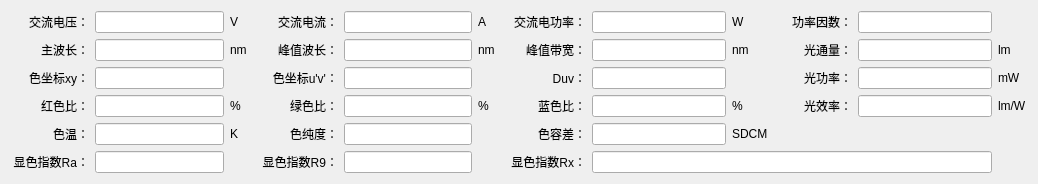
<?xml version="1.0" encoding="UTF-8"?>
<ui version="4.0">
 <class>HDetailWidget2000AC</class>
 <widget class="QWidget" name="HDetailWidget2000AC">
  <property name="geometry">
   <rect>
    <x>0</x>
    <y>0</y>
    <width>1038</width>
    <height>168</height>
   </rect>
  </property>
  <property name="windowTitle">
   <string>Form</string>
  </property>
  <layout class="QGridLayout" name="gridLayout">
   <item row="0" column="0">
    <widget class="QLabel" name="label_2">
     <property name="minimumSize">
      <size>
       <width>78</width>
       <height>0</height>
      </size>
     </property>
     <property name="text">
      <string>交流电压：</string>
     </property>
     <property name="alignment">
      <set>Qt::AlignRight|Qt::AlignTrailing|Qt::AlignVCenter</set>
     </property>
    </widget>
   </item>
   <item row="0" column="1">
    <widget class="QLineEdit" name="lineEdit_051">
     <property name="minimumSize">
      <size>
       <width>100</width>
       <height>0</height>
      </size>
     </property>
     <property name="alignment">
      <set>Qt::AlignCenter</set>
     </property>
     <property name="readOnly">
      <bool>true</bool>
     </property>
    </widget>
   </item>
   <item row="0" column="2">
    <widget class="QLabel" name="label_312">
     <property name="minimumSize">
      <size>
       <width>24</width>
       <height>0</height>
      </size>
     </property>
     <property name="text">
      <string>V</string>
     </property>
     <property name="alignment">
      <set>Qt::AlignLeading|Qt::AlignLeft|Qt::AlignVCenter</set>
     </property>
    </widget>
   </item>
   <item row="0" column="3">
    <widget class="QLabel" name="label_3">
     <property name="minimumSize">
      <size>
       <width>78</width>
       <height>0</height>
      </size>
     </property>
     <property name="text">
      <string>交流电流：</string>
     </property>
     <property name="alignment">
      <set>Qt::AlignRight|Qt::AlignTrailing|Qt::AlignVCenter</set>
     </property>
    </widget>
   </item>
   <item row="0" column="4">
    <widget class="QLineEdit" name="lineEdit_052">
     <property name="minimumSize">
      <size>
       <width>100</width>
       <height>0</height>
      </size>
     </property>
     <property name="alignment">
      <set>Qt::AlignCenter</set>
     </property>
     <property name="readOnly">
      <bool>true</bool>
     </property>
    </widget>
   </item>
   <item row="0" column="5">
    <widget class="QLabel" name="label_313">
     <property name="minimumSize">
      <size>
       <width>24</width>
       <height>0</height>
      </size>
     </property>
     <property name="text">
      <string>A</string>
     </property>
     <property name="alignment">
      <set>Qt::AlignLeading|Qt::AlignLeft|Qt::AlignVCenter</set>
     </property>
    </widget>
   </item>
   <item row="0" column="6">
    <widget class="QLabel" name="label_4">
     <property name="minimumSize">
      <size>
       <width>78</width>
       <height>0</height>
      </size>
     </property>
     <property name="text">
      <string>交流电功率：</string>
     </property>
     <property name="alignment">
      <set>Qt::AlignRight|Qt::AlignTrailing|Qt::AlignVCenter</set>
     </property>
    </widget>
   </item>
   <item row="0" column="7">
    <widget class="QLineEdit" name="lineEdit_053">
     <property name="minimumSize">
      <size>
       <width>100</width>
       <height>0</height>
      </size>
     </property>
     <property name="alignment">
      <set>Qt::AlignCenter</set>
     </property>
     <property name="readOnly">
      <bool>true</bool>
     </property>
    </widget>
   </item>
   <item row="0" column="8">
    <widget class="QLabel" name="label_314">
     <property name="minimumSize">
      <size>
       <width>24</width>
       <height>0</height>
      </size>
     </property>
     <property name="text">
      <string>W</string>
     </property>
     <property name="alignment">
      <set>Qt::AlignLeading|Qt::AlignLeft|Qt::AlignVCenter</set>
     </property>
    </widget>
   </item>
   <item row="0" column="9">
    <widget class="QLabel" name="label_5">
     <property name="minimumSize">
      <size>
       <width>78</width>
       <height>0</height>
      </size>
     </property>
     <property name="text">
      <string>功率因数：</string>
     </property>
     <property name="alignment">
      <set>Qt::AlignRight|Qt::AlignTrailing|Qt::AlignVCenter</set>
     </property>
    </widget>
   </item>
   <item row="0" column="10">
    <widget class="QLineEdit" name="lineEdit_054">
     <property name="minimumSize">
      <size>
       <width>100</width>
       <height>0</height>
      </size>
     </property>
     <property name="alignment">
      <set>Qt::AlignCenter</set>
     </property>
     <property name="readOnly">
      <bool>true</bool>
     </property>
    </widget>
   </item>
   <item row="1" column="0">
    <widget class="QLabel" name="label_001">
     <property name="minimumSize">
      <size>
       <width>78</width>
       <height>0</height>
      </size>
     </property>
     <property name="text">
      <string>主波长：</string>
     </property>
     <property name="alignment">
      <set>Qt::AlignRight|Qt::AlignTrailing|Qt::AlignVCenter</set>
     </property>
    </widget>
   </item>
   <item row="1" column="1">
    <widget class="QLineEdit" name="lineEdit_001">
     <property name="minimumSize">
      <size>
       <width>100</width>
       <height>0</height>
      </size>
     </property>
     <property name="alignment">
      <set>Qt::AlignCenter</set>
     </property>
     <property name="readOnly">
      <bool>true</bool>
     </property>
    </widget>
   </item>
   <item row="1" column="2">
    <widget class="QLabel" name="label_304">
     <property name="minimumSize">
      <size>
       <width>24</width>
       <height>0</height>
      </size>
     </property>
     <property name="text">
      <string>nm</string>
     </property>
     <property name="alignment">
      <set>Qt::AlignLeading|Qt::AlignLeft|Qt::AlignVCenter</set>
     </property>
    </widget>
   </item>
   <item row="1" column="3">
    <widget class="QLabel" name="label_002">
     <property name="minimumSize">
      <size>
       <width>78</width>
       <height>0</height>
      </size>
     </property>
     <property name="text">
      <string>峰值波长：</string>
     </property>
     <property name="alignment">
      <set>Qt::AlignRight|Qt::AlignTrailing|Qt::AlignVCenter</set>
     </property>
    </widget>
   </item>
   <item row="1" column="4">
    <widget class="QLineEdit" name="lineEdit_002">
     <property name="minimumSize">
      <size>
       <width>100</width>
       <height>0</height>
      </size>
     </property>
     <property name="alignment">
      <set>Qt::AlignCenter</set>
     </property>
     <property name="readOnly">
      <bool>true</bool>
     </property>
    </widget>
   </item>
   <item row="1" column="5">
    <widget class="QLabel" name="label_303">
     <property name="minimumSize">
      <size>
       <width>24</width>
       <height>0</height>
      </size>
     </property>
     <property name="text">
      <string>nm</string>
     </property>
     <property name="alignment">
      <set>Qt::AlignLeading|Qt::AlignLeft|Qt::AlignVCenter</set>
     </property>
    </widget>
   </item>
   <item row="1" column="6">
    <widget class="QLabel" name="label_003">
     <property name="minimumSize">
      <size>
       <width>78</width>
       <height>0</height>
      </size>
     </property>
     <property name="text">
      <string>峰值带宽：</string>
     </property>
     <property name="alignment">
      <set>Qt::AlignRight|Qt::AlignTrailing|Qt::AlignVCenter</set>
     </property>
    </widget>
   </item>
   <item row="1" column="7">
    <widget class="QLineEdit" name="lineEdit_003">
     <property name="minimumSize">
      <size>
       <width>100</width>
       <height>0</height>
      </size>
     </property>
     <property name="alignment">
      <set>Qt::AlignCenter</set>
     </property>
     <property name="readOnly">
      <bool>true</bool>
     </property>
    </widget>
   </item>
   <item row="1" column="8">
    <widget class="QLabel" name="label_305">
     <property name="minimumSize">
      <size>
       <width>24</width>
       <height>0</height>
      </size>
     </property>
     <property name="text">
      <string>nm</string>
     </property>
     <property name="alignment">
      <set>Qt::AlignLeading|Qt::AlignLeft|Qt::AlignVCenter</set>
     </property>
    </widget>
   </item>
   <item row="1" column="9">
    <widget class="QLabel" name="label_004">
     <property name="minimumSize">
      <size>
       <width>78</width>
       <height>0</height>
      </size>
     </property>
     <property name="text">
      <string>光通量：</string>
     </property>
     <property name="alignment">
      <set>Qt::AlignRight|Qt::AlignTrailing|Qt::AlignVCenter</set>
     </property>
    </widget>
   </item>
   <item row="1" column="10">
    <widget class="QLineEdit" name="lineEdit_004">
     <property name="minimumSize">
      <size>
       <width>100</width>
       <height>0</height>
      </size>
     </property>
     <property name="alignment">
      <set>Qt::AlignCenter</set>
     </property>
     <property name="readOnly">
      <bool>true</bool>
     </property>
    </widget>
   </item>
   <item row="1" column="11">
    <widget class="QLabel" name="label_301">
     <property name="minimumSize">
      <size>
       <width>24</width>
       <height>0</height>
      </size>
     </property>
     <property name="text">
      <string>lm</string>
     </property>
     <property name="alignment">
      <set>Qt::AlignLeading|Qt::AlignLeft|Qt::AlignVCenter</set>
     </property>
    </widget>
   </item>
   <item row="2" column="0">
    <widget class="QLabel" name="label_012">
     <property name="minimumSize">
      <size>
       <width>78</width>
       <height>0</height>
      </size>
     </property>
     <property name="text">
      <string>色坐标xy：</string>
     </property>
     <property name="alignment">
      <set>Qt::AlignRight|Qt::AlignTrailing|Qt::AlignVCenter</set>
     </property>
    </widget>
   </item>
   <item row="2" column="1">
    <widget class="QLineEdit" name="lineEdit_011">
     <property name="minimumSize">
      <size>
       <width>100</width>
       <height>0</height>
      </size>
     </property>
     <property name="alignment">
      <set>Qt::AlignCenter</set>
     </property>
     <property name="readOnly">
      <bool>true</bool>
     </property>
    </widget>
   </item>
   <item row="2" column="3">
    <widget class="QLabel" name="label_011">
     <property name="minimumSize">
      <size>
       <width>78</width>
       <height>0</height>
      </size>
     </property>
     <property name="text">
      <string>色坐标u'v'：</string>
     </property>
     <property name="alignment">
      <set>Qt::AlignRight|Qt::AlignTrailing|Qt::AlignVCenter</set>
     </property>
    </widget>
   </item>
   <item row="2" column="4">
    <widget class="QLineEdit" name="lineEdit_012">
     <property name="minimumSize">
      <size>
       <width>100</width>
       <height>0</height>
      </size>
     </property>
     <property name="alignment">
      <set>Qt::AlignCenter</set>
     </property>
     <property name="readOnly">
      <bool>true</bool>
     </property>
    </widget>
   </item>
   <item row="2" column="6">
    <widget class="QLabel" name="label_013">
     <property name="minimumSize">
      <size>
       <width>78</width>
       <height>0</height>
      </size>
     </property>
     <property name="text">
      <string>Duv：</string>
     </property>
     <property name="alignment">
      <set>Qt::AlignRight|Qt::AlignTrailing|Qt::AlignVCenter</set>
     </property>
    </widget>
   </item>
   <item row="2" column="7">
    <widget class="QLineEdit" name="lineEdit_013">
     <property name="minimumSize">
      <size>
       <width>100</width>
       <height>0</height>
      </size>
     </property>
     <property name="alignment">
      <set>Qt::AlignCenter</set>
     </property>
     <property name="readOnly">
      <bool>true</bool>
     </property>
    </widget>
   </item>
   <item row="2" column="9">
    <widget class="QLabel" name="label_014">
     <property name="minimumSize">
      <size>
       <width>78</width>
       <height>0</height>
      </size>
     </property>
     <property name="text">
      <string>光功率：</string>
     </property>
     <property name="alignment">
      <set>Qt::AlignRight|Qt::AlignTrailing|Qt::AlignVCenter</set>
     </property>
    </widget>
   </item>
   <item row="2" column="10">
    <widget class="QLineEdit" name="lineEdit_014">
     <property name="minimumSize">
      <size>
       <width>100</width>
       <height>0</height>
      </size>
     </property>
     <property name="alignment">
      <set>Qt::AlignCenter</set>
     </property>
     <property name="readOnly">
      <bool>true</bool>
     </property>
    </widget>
   </item>
   <item row="2" column="11">
    <widget class="QLabel" name="label_302">
     <property name="minimumSize">
      <size>
       <width>24</width>
       <height>0</height>
      </size>
     </property>
     <property name="text">
      <string>mW</string>
     </property>
     <property name="alignment">
      <set>Qt::AlignLeading|Qt::AlignLeft|Qt::AlignVCenter</set>
     </property>
    </widget>
   </item>
   <item row="3" column="0">
    <widget class="QLabel" name="label_021">
     <property name="minimumSize">
      <size>
       <width>78</width>
       <height>0</height>
      </size>
     </property>
     <property name="text">
      <string>红色比：</string>
     </property>
     <property name="alignment">
      <set>Qt::AlignRight|Qt::AlignTrailing|Qt::AlignVCenter</set>
     </property>
    </widget>
   </item>
   <item row="3" column="1">
    <widget class="QLineEdit" name="lineEdit_021">
     <property name="minimumSize">
      <size>
       <width>100</width>
       <height>0</height>
      </size>
     </property>
     <property name="alignment">
      <set>Qt::AlignCenter</set>
     </property>
     <property name="readOnly">
      <bool>true</bool>
     </property>
    </widget>
   </item>
   <item row="3" column="2">
    <widget class="QLabel" name="label_308">
     <property name="minimumSize">
      <size>
       <width>24</width>
       <height>0</height>
      </size>
     </property>
     <property name="text">
      <string>%</string>
     </property>
     <property name="alignment">
      <set>Qt::AlignLeading|Qt::AlignLeft|Qt::AlignVCenter</set>
     </property>
    </widget>
   </item>
   <item row="3" column="3">
    <widget class="QLabel" name="label_022">
     <property name="minimumSize">
      <size>
       <width>78</width>
       <height>0</height>
      </size>
     </property>
     <property name="text">
      <string>绿色比：</string>
     </property>
     <property name="alignment">
      <set>Qt::AlignRight|Qt::AlignTrailing|Qt::AlignVCenter</set>
     </property>
    </widget>
   </item>
   <item row="3" column="4">
    <widget class="QLineEdit" name="lineEdit_022">
     <property name="minimumSize">
      <size>
       <width>100</width>
       <height>0</height>
      </size>
     </property>
     <property name="alignment">
      <set>Qt::AlignCenter</set>
     </property>
     <property name="readOnly">
      <bool>true</bool>
     </property>
    </widget>
   </item>
   <item row="3" column="5">
    <widget class="QLabel" name="label_310">
     <property name="minimumSize">
      <size>
       <width>24</width>
       <height>0</height>
      </size>
     </property>
     <property name="text">
      <string>%</string>
     </property>
     <property name="alignment">
      <set>Qt::AlignLeading|Qt::AlignLeft|Qt::AlignVCenter</set>
     </property>
    </widget>
   </item>
   <item row="3" column="6">
    <widget class="QLabel" name="label_023">
     <property name="minimumSize">
      <size>
       <width>78</width>
       <height>0</height>
      </size>
     </property>
     <property name="text">
      <string>蓝色比：</string>
     </property>
     <property name="alignment">
      <set>Qt::AlignRight|Qt::AlignTrailing|Qt::AlignVCenter</set>
     </property>
    </widget>
   </item>
   <item row="3" column="7">
    <widget class="QLineEdit" name="lineEdit_023">
     <property name="minimumSize">
      <size>
       <width>100</width>
       <height>0</height>
      </size>
     </property>
     <property name="alignment">
      <set>Qt::AlignCenter</set>
     </property>
     <property name="readOnly">
      <bool>true</bool>
     </property>
    </widget>
   </item>
   <item row="3" column="8">
    <widget class="QLabel" name="label_309">
     <property name="minimumSize">
      <size>
       <width>24</width>
       <height>0</height>
      </size>
     </property>
     <property name="text">
      <string>%</string>
     </property>
     <property name="alignment">
      <set>Qt::AlignLeading|Qt::AlignLeft|Qt::AlignVCenter</set>
     </property>
    </widget>
   </item>
   <item row="3" column="9">
    <widget class="QLabel" name="label_15">
     <property name="minimumSize">
      <size>
       <width>78</width>
       <height>0</height>
      </size>
     </property>
     <property name="text">
      <string>光效率：</string>
     </property>
     <property name="alignment">
      <set>Qt::AlignRight|Qt::AlignTrailing|Qt::AlignVCenter</set>
     </property>
    </widget>
   </item>
   <item row="3" column="10">
    <widget class="QLineEdit" name="lineEdit_024">
     <property name="minimumSize">
      <size>
       <width>100</width>
       <height>0</height>
      </size>
     </property>
     <property name="alignment">
      <set>Qt::AlignCenter</set>
     </property>
     <property name="readOnly">
      <bool>true</bool>
     </property>
    </widget>
   </item>
   <item row="3" column="11">
    <widget class="QLabel" name="label_316">
     <property name="minimumSize">
      <size>
       <width>24</width>
       <height>0</height>
      </size>
     </property>
     <property name="text">
      <string>lm/W</string>
     </property>
     <property name="alignment">
      <set>Qt::AlignLeading|Qt::AlignLeft|Qt::AlignVCenter</set>
     </property>
    </widget>
   </item>
   <item row="4" column="0">
    <widget class="QLabel" name="label_031">
     <property name="minimumSize">
      <size>
       <width>78</width>
       <height>0</height>
      </size>
     </property>
     <property name="text">
      <string>色温：</string>
     </property>
     <property name="alignment">
      <set>Qt::AlignRight|Qt::AlignTrailing|Qt::AlignVCenter</set>
     </property>
    </widget>
   </item>
   <item row="4" column="1">
    <widget class="QLineEdit" name="lineEdit_031">
     <property name="minimumSize">
      <size>
       <width>100</width>
       <height>0</height>
      </size>
     </property>
     <property name="alignment">
      <set>Qt::AlignCenter</set>
     </property>
     <property name="readOnly">
      <bool>true</bool>
     </property>
    </widget>
   </item>
   <item row="4" column="2">
    <widget class="QLabel" name="label_307">
     <property name="minimumSize">
      <size>
       <width>24</width>
       <height>0</height>
      </size>
     </property>
     <property name="text">
      <string>K</string>
     </property>
     <property name="alignment">
      <set>Qt::AlignLeading|Qt::AlignLeft|Qt::AlignVCenter</set>
     </property>
    </widget>
   </item>
   <item row="4" column="3">
    <widget class="QLabel" name="label_032">
     <property name="minimumSize">
      <size>
       <width>78</width>
       <height>0</height>
      </size>
     </property>
     <property name="text">
      <string>色纯度：</string>
     </property>
     <property name="alignment">
      <set>Qt::AlignRight|Qt::AlignTrailing|Qt::AlignVCenter</set>
     </property>
    </widget>
   </item>
   <item row="4" column="4">
    <widget class="QLineEdit" name="lineEdit_032">
     <property name="minimumSize">
      <size>
       <width>100</width>
       <height>0</height>
      </size>
     </property>
     <property name="alignment">
      <set>Qt::AlignCenter</set>
     </property>
     <property name="readOnly">
      <bool>true</bool>
     </property>
    </widget>
   </item>
   <item row="4" column="6">
    <widget class="QLabel" name="label_306">
     <property name="minimumSize">
      <size>
       <width>78</width>
       <height>0</height>
      </size>
     </property>
     <property name="text">
      <string>色容差：</string>
     </property>
     <property name="alignment">
      <set>Qt::AlignRight|Qt::AlignTrailing|Qt::AlignVCenter</set>
     </property>
    </widget>
   </item>
   <item row="4" column="7">
    <widget class="QLineEdit" name="lineEdit_033">
     <property name="minimumSize">
      <size>
       <width>100</width>
       <height>0</height>
      </size>
     </property>
     <property name="alignment">
      <set>Qt::AlignCenter</set>
     </property>
     <property name="readOnly">
      <bool>true</bool>
     </property>
    </widget>
   </item>
   <item row="4" column="8">
    <widget class="QLabel" name="label_311">
     <property name="minimumSize">
      <size>
       <width>24</width>
       <height>0</height>
      </size>
     </property>
     <property name="text">
      <string>SDCM</string>
     </property>
     <property name="alignment">
      <set>Qt::AlignLeading|Qt::AlignLeft|Qt::AlignVCenter</set>
     </property>
    </widget>
   </item>
   <item row="5" column="0">
    <widget class="QLabel" name="label_051">
     <property name="minimumSize">
      <size>
       <width>78</width>
       <height>0</height>
      </size>
     </property>
     <property name="text">
      <string>显色指数Ra：</string>
     </property>
     <property name="alignment">
      <set>Qt::AlignRight|Qt::AlignTrailing|Qt::AlignVCenter</set>
     </property>
    </widget>
   </item>
   <item row="5" column="1">
    <widget class="QLineEdit" name="lineEdit_041">
     <property name="minimumSize">
      <size>
       <width>100</width>
       <height>0</height>
      </size>
     </property>
     <property name="alignment">
      <set>Qt::AlignCenter</set>
     </property>
     <property name="readOnly">
      <bool>true</bool>
     </property>
    </widget>
   </item>
   <item row="5" column="3">
    <widget class="QLabel" name="label_052">
     <property name="minimumSize">
      <size>
       <width>78</width>
       <height>0</height>
      </size>
     </property>
     <property name="text">
      <string>显色指数R9：</string>
     </property>
     <property name="alignment">
      <set>Qt::AlignRight|Qt::AlignTrailing|Qt::AlignVCenter</set>
     </property>
    </widget>
   </item>
   <item row="5" column="4">
    <widget class="QLineEdit" name="lineEdit_042">
     <property name="minimumSize">
      <size>
       <width>100</width>
       <height>0</height>
      </size>
     </property>
     <property name="alignment">
      <set>Qt::AlignCenter</set>
     </property>
     <property name="readOnly">
      <bool>true</bool>
     </property>
    </widget>
   </item>
   <item row="5" column="6">
    <widget class="QLabel" name="label_53">
     <property name="minimumSize">
      <size>
       <width>78</width>
       <height>0</height>
      </size>
     </property>
     <property name="text">
      <string>显色指数Rx：</string>
     </property>
     <property name="alignment">
      <set>Qt::AlignRight|Qt::AlignTrailing|Qt::AlignVCenter</set>
     </property>
    </widget>
   </item>
   <item row="5" column="7" colspan="4">
    <widget class="QLineEdit" name="lineEdit_043">
     <property name="minimumSize">
      <size>
       <width>400</width>
       <height>0</height>
      </size>
     </property>
     <property name="text">
      <string/>
     </property>
     <property name="alignment">
      <set>Qt::AlignCenter</set>
     </property>
     <property name="readOnly">
      <bool>true</bool>
     </property>
    </widget>
   </item>
  </layout>
 </widget>
 <resources/>
 <connections/>
</ui>
